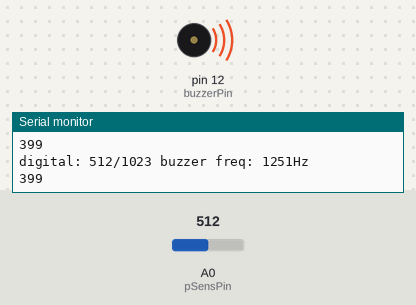
Recording of a sketch running on a simulated Arduino Uno, built with avr-gcc and run on an emulated ATmega328P. Shown: buzzer (waves = sounding), the last lines printed to the serial monitor. The inputs (shaded band) are chosen by the test bench; at power-on: A0 (pSensPin) = 512.

Above: at 1.2 s.
1.3 s: A0 (pSensPin) set to 179
4.3 s: A0 (pSensPin) set to 155
At 5.4 s:
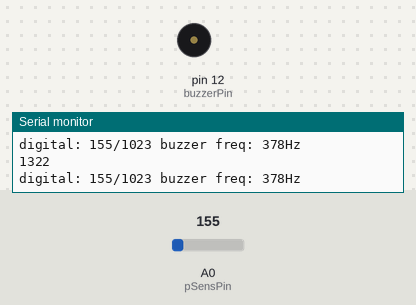
6.0 s: A0 (pSensPin) set to 306
At 6.9 s:
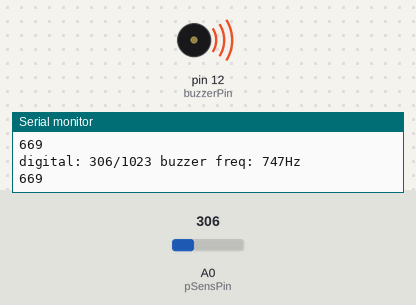
7.5 s: A0 (pSensPin) set to 214
10.5 s: A0 (pSensPin) set to 193
13.5 s: A0 (pSensPin) set to 122
Timing chart, 0 to 16.5 s (numbered marks = the images above; inputs shaded):
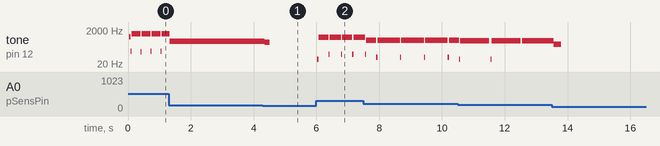

Measured:
- the behaviour switches between 164 and 163 on A0 (pSensPin) (found by bisection; images 0 and 1)
- after the input at 4.3 s, tone on pin 12 (buzzerPin): 433 Hz → 375 Hz after 0.06 s, → silent 0.16 s later
- after the input at 6.0 s, tone on pin 12 (buzzerPin): silent → 38 Hz at once, then repeats every 0.36 s: 738 Hz 0.32 s, 76 Hz 0.04 s

The sketch:

photosensor_read_sound_buzzer.ino
```cpp
int pSensPin = 0;
int pSensReading;
int buzzerPin = 12;
long buzzerFreq;
// max freq output of buzzer
long BUZZ_FREQ_MAX = 2500;
// max digitized value
long PR_MAX = 1023;

// the setup routine runs once when you press reset:
void setup() {
  // initialize serial communication at 9600 bits per second:
  Serial.begin(9600);
  pinMode(buzzerPin, OUTPUT);
}

// the loop routine runs over and over again forever:
void loop() {
  // read the input on analog pin 0:
  pSensReading = analogRead(pSensPin);
  buzzerFreq = (pSensReading * BUZZ_FREQ_MAX) / PR_MAX;
  buzz(buzzerPin, buzzerFreq, 10);
  String reading = getStatusString(pSensReading);
  Serial.println(reading);

}
void buzz(int targetPin, long frequency, long length) {
  // pulsewidth in microseconds (multiplied by 1E6)
  // Period = 1/frequency. pulsewidth is only 1/2 the period, 50% duty cycle
  long pulseWidth = 1000000/frequency/2;
  Serial.println(pulseWidth);
  long numCycles = frequency * length / 1000;

  for (long i=0; i < numCycles; i++) {
    digitalWrite(targetPin, HIGH);
    delayMicroseconds(pulseWidth);
    digitalWrite(targetPin, LOW);
    delayMicroseconds(pulseWidth);
  }
}
String getStatusString(int sensorValue) {
   String printout = "digital: ";
   printout += sensorValue;
   printout += "/1023 buzzer freq: ";
   printout += buzzerFreq;
   printout += "Hz";
   return printout;
}
```
